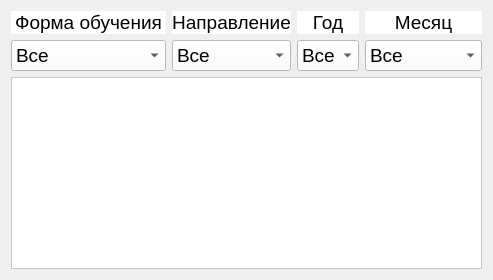
          <widget class="QWidget" name="CSET">
           <attribute name="title">
            <string>ККМТ</string>
           </attribute>
           <layout class="QGridLayout" name="gridLayout_10">
            <item row="0" column="0">
             <layout class="QGridLayout" name="grid_layout_CSET">
              <item row="0" column="0">
               <widget class="QLabel" name="foe_label_CSET">
                <property name="maximumSize">
                 <size>
                  <width>16777215</width>
                  <height>28</height>
                 </size>
                </property>
                <property name="font">
                 <font>
                  <pointsize>14</pointsize>
                 </font>
                </property>
                <property name="focusPolicy">
                 <enum>Qt::NoFocus</enum>
                </property>
                <property name="styleSheet">
                 <string notr="true">background-color: rgb(255, 255, 255);</string>
                </property>
                <property name="text">
                 <string>Форма обучения</string>
                </property>
                <property name="alignment">
                 <set>Qt::AlignCenter</set>
                </property>
               </widget>
              </item>
              <item row="1" column="0">
               <widget class="QComboBox" name="foe_combo_box_CSET">
                <property name="font">
                 <font>
                  <pointsize>14</pointsize>
                 </font>
                </property>
                <property name="styleSheet">
                 <string notr="true">background-color: rgb(255, 255, 255);</string>
                </property>
                <item>
                 <property name="text">
                  <string>Все</string>
                 </property>
                </item>
                <item>
                 <property name="text">
                  <string>Очная</string>
                 </property>
                </item>
                <item>
                 <property name="text">
                  <string>Очно-заочная</string>
                 </property>
                </item>
                <item>
                 <property name="text">
                  <string>Заочная</string>
                 </property>
                </item>
               </widget>
              </item>
              <item row="0" column="1">
               <widget class="QLabel" name="direction_label_CSET">
                <property name="maximumSize">
                 <size>
                  <width>16777215</width>
                  <height>28</height>
                 </size>
                </property>
                <property name="font">
                 <font>
                  <pointsize>14</pointsize>
                 </font>
                </property>
                <property name="focusPolicy">
                 <enum>Qt::NoFocus</enum>
                </property>
                <property name="styleSheet">
                 <string notr="true">background-color: rgb(255, 255, 255);</string>
                </property>
                <property name="text">
                 <string>Направление</string>
                </property>
                <property name="alignment">
                 <set>Qt::AlignCenter</set>
                </property>
               </widget>
              </item>
              <item row="1" column="2">
               <widget class="QComboBox" name="year_combo_box_CSET">
                <property name="font">
                 <font>
                  <pointsize>14</pointsize>
                 </font>
                </property>
                <property name="styleSheet">
                 <string notr="true">background-color: rgb(255, 255, 255);</string>
                </property>
                <item>
                 <property name="text">
                  <string>Все</string>
                 </property>
                </item>
               </widget>
              </item>
              <item row="0" column="2">
               <widget class="QLabel" name="year_label_CSET">
                <property name="maximumSize">
                 <size>
                  <width>16777215</width>
                  <height>28</height>
                 </size>
                </property>
                <property name="font">
                 <font>
                  <pointsize>14</pointsize>
                 </font>
                </property>
                <property name="focusPolicy">
                 <enum>Qt::NoFocus</enum>
                </property>
                <property name="styleSheet">
                 <string notr="true">background-color: rgb(255, 255, 255);</string>
                </property>
                <property name="frameShape">
                 <enum>QFrame::NoFrame</enum>
                </property>
                <property name="text">
                 <string>Год</string>
                </property>
                <property name="alignment">
                 <set>Qt::AlignCenter</set>
                </property>
               </widget>
              </item>
              <item row="1" column="3">
               <widget class="QComboBox" name="month_combo_box_CSET">
                <property name="font">
                 <font>
                  <pointsize>14</pointsize>
                 </font>
                </property>
                <property name="styleSheet">
                 <string notr="true">background-color: rgb(255, 255, 255);</string>
                </property>
                <item>
                 <property name="text">
                  <string>Все</string>
                 </property>
                </item>
                <item>
                 <property name="text">
                  <string>Январь</string>
                 </property>
                </item>
                <item>
                 <property name="text">
                  <string>Февраль</string>
                 </property>
                </item>
                <item>
                 <property name="text">
                  <string>Март</string>
                 </property>
                </item>
                <item>
                 <property name="text">
                  <string>Апрель</string>
                 </property>
                </item>
                <item>
                 <property name="text">
                  <string>Май</string>
                 </property>
                </item>
                <item>
                 <property name="text">
                  <string>Июнь</string>
                 </property>
                </item>
                <item>
                 <property name="text">
                  <string>Июль</string>
                 </property>
                </item>
                <item>
                 <property name="text">
                  <string>Август</string>
                 </property>
                </item>
                <item>
                 <property name="text">
                  <string>Сентябрь</string>
                 </property>
                </item>
                <item>
                 <property name="text">
                  <string>Октябрь</string>
                 </property>
                </item>
                <item>
                 <property name="text">
                  <string>Ноябрь</string>
                 </property>
                </item>
                <item>
                 <property name="text">
                  <string>Декабрь</string>
                 </property>
                </item>
               </widget>
              </item>
              <item row="1" column="1">
               <widget class="QComboBox" name="direction_combo_box_CSET">
                <property name="font">
                 <font>
                  <pointsize>14</pointsize>
                 </font>
                </property>
                <property name="styleSheet">
                 <string notr="true">background-color: rgb(255, 255, 255);</string>
                </property>
                <item>
                 <property name="text">
                  <string>Все</string>
                 </property>
                </item>
               </widget>
              </item>
              <item row="0" column="3">
               <widget class="QLabel" name="month_label_CSET">
                <property name="maximumSize">
                 <size>
                  <width>16777215</width>
                  <height>28</height>
                 </size>
                </property>
                <property name="font">
                 <font>
                  <pointsize>14</pointsize>
                 </font>
                </property>
                <property name="focusPolicy">
                 <enum>Qt::NoFocus</enum>
                </property>
                <property name="styleSheet">
                 <string notr="true">background-color: rgb(255, 255, 255);</string>
                </property>
                <property name="text">
                 <string>Месяц</string>
                </property>
                <property name="alignment">
                 <set>Qt::AlignCenter</set>
                </property>
               </widget>
              </item>
             </layout>
            </item>
            <item row="1" column="0">
             <widget class="QTableWidget" name="table_widget_CSET">
              <property name="font">
               <font>
                <pointsize>10</pointsize>
               </font>
              </property>
              <property name="styleSheet">
               <string notr="true">background-color: rgb(255, 255, 255);</string>
              </property>
             </widget>
            </item>
           </layout>
          </widget>
